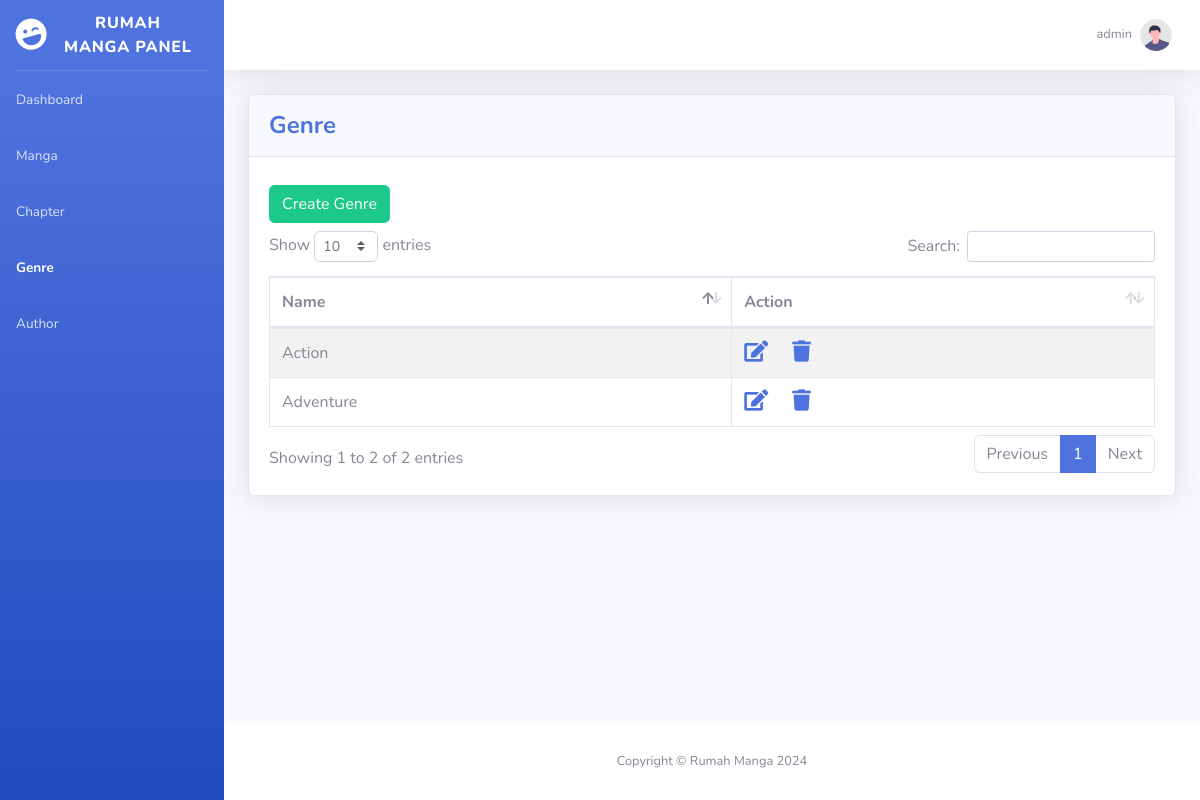
Page /genre.php (signed in) on the earlier database version.
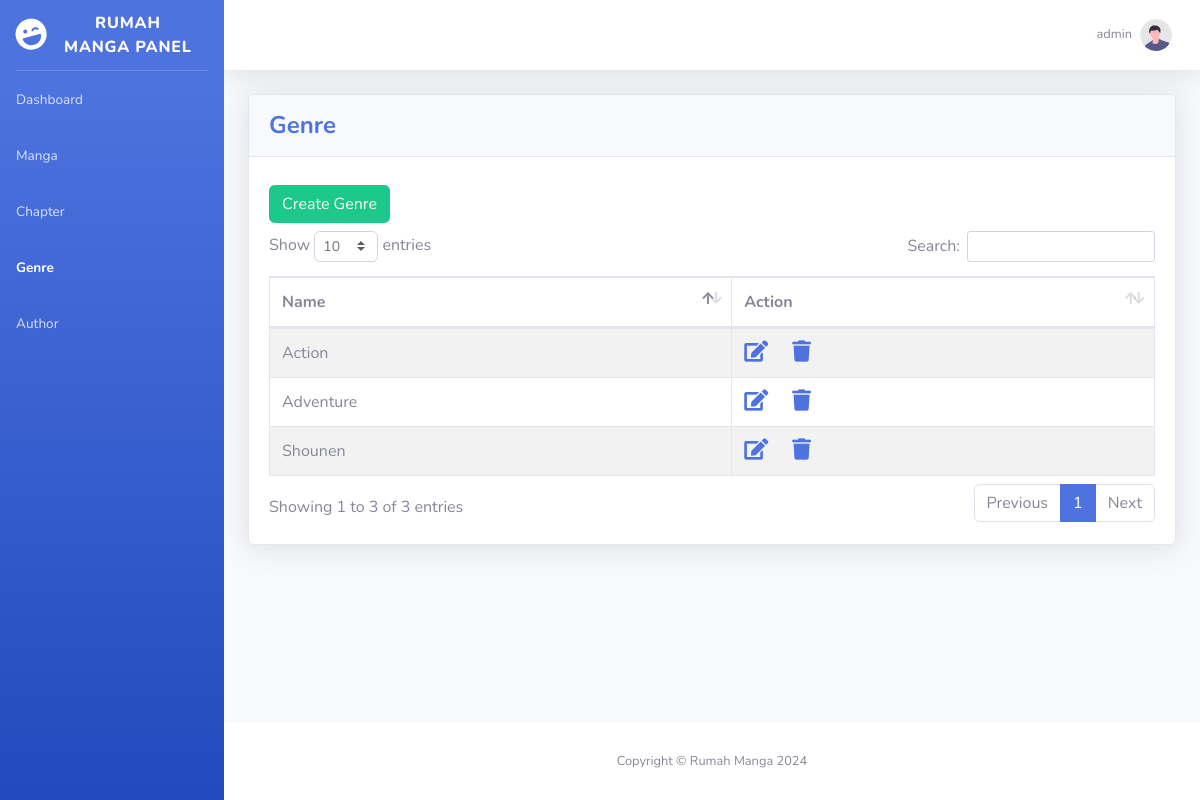
Same page on the later database version.
### tables this page shows
CREATE TABLE "genres" (
	"id"	INTEGER NOT NULL,
	"name"	TEXT NOT NULL,
	PRIMARY KEY("id" AUTOINCREMENT)
);

### layout/nav_links.php (called while the page is built)
<?php
$nav_links = [
    ['url' => 'index.php', 'text' => 'Dashboard'],
    ['url' => 'manga.php', 'text' => 'Manga'],
    ['url'=> 'chapter.php', 'text' => 'Chapter'],
    ['url'=> 'genre.php', 'text' => 'Genre'],
    ['url'=> 'author.php', 'text' => 'Author'],
];
?>

### api/get_genre.php (called while the page is built, shortened)
<?php
include('config/db.php');
if ($_SERVER["REQUEST_METHOD"] == "GET") {
    try{
        $sql = 'SELECT * FROM genres';
        $stmt = $db->query($sql);
        $genres = $stmt->fetchAll();
    } catch(PDOException $e){
        echo "Connection failed: " . $e->getMessage();
    }
}
?>

### genre.php (the view, shortened to what this page needs)
<?php
include('layout/header.php');
require 'api/get_genre.php'
?>
<body id="page-top">
    <?php
     include 'layout/sidebar.php';
    ?>
    <div id="content-wrapper" class="d-flex flex-column">
    <div id="content">
        <?php include 'layout/top_bar.php'?>
        <div class="container-fluid">
            <div class="card shadow mb-4">
                <div class="card-header py-3">
                    <h4 class="m-0 font-weight-bold text-primary">Genre</h4>
                </div>
                <div class="card-body">
                    <a type="button" class="btn btn-success my-2" href="upsert_genre.php">Create Genre</a>
                    <div class="table-responsive">
                        <table class="table table-bordered table-striped" id="dataTable" width="100%" cellspacing="0">
                            <thead>
                                <tr>
                                    <th>Name</th>
                                    <th>Action</th>
                                </tr>
                            </thead>
                            <tbody>
                                <?php foreach($genres as $genre): ?>
                                    <tr>
                                        <td><?php echo htmlspecialchars($genre['name']);?></td>
                                        <td>
                                            <?php echo '<a href="upsert_genre.php?q='.htmlspecialchars($genre['id']).'"><i class="fas fa-lg fa-edit"></i></a>';?>
                                            <?php echo '<a href="#" class="delete-btn" data-secure-id="'.$genre['id'].'"><i class="fas fa-lg fa-trash"></i></a>';?>
                                        </td>
                                    </tr>
                                <?php endforeach; ?>
                            </tbody>
                        </table>
                    </div>
                </div>
            </div>
        </div>
    </div>
    <?php include 'layout/footer.php'?>
    </div>
    </div>
</body>
</html>

### layout/header.php (shortened to what this page needs)
<!DOCTYPE html>
<html lang="en">
<head>
    <link href="vendor/fontawesome-free/css/all.min.css" rel="stylesheet" type="text/css">
    <link href="css/sb-admin-2.min.css" rel="stylesheet">
    <link href="css/custom.css" rel="stylesheet">
    <link href="vendor/datatables/dataTables.bootstrap4.min.css" rel="stylesheet">
    <link href="https://cdn.jsdelivr.net/npm/select2@4.1.0-rc.0/dist/css/select2.min.css" rel="stylesheet" />
</head>

### layout/sidebar.php
<?php
    include 'nav_links.php';
    $current_page = basename($_SERVER['PHP_SELF']);
?>
<div id="wrapper">
    <ul class="navbar-nav bg-gradient-primary sidebar sidebar-dark accordion" id="accordionSidebar">
        <a class="sidebar-brand d-flex align-items-center justify-content-center" href="index.php">
            <div class="sidebar-brand-icon rotate-n-15">
                <i class="fas fa-laugh-wink"></i>
            </div>
            <div class="sidebar-brand-text mx-3">Rumah Manga Panel</div>
        </a>
        <hr class="sidebar-divider my-0">
        <?php foreach ($nav_links as $link): ?>
            <li class="nav-item <?php echo ($current_page == $link['url']) ? 'active' : ''; ?>">
                <a class="nav-link" href="<?php echo $link['url']; ?>" >
                    <span><?php echo $link['text']; ?></span>
                </a>
            </li>
        <?php endforeach; ?>
    </ul>

### layout/top_bar.php (shortened to what this page needs)
<nav class="navbar navbar-expand navbar-light bg-white topbar mb-4 static-top shadow">
    <ul class="navbar-nav ml-auto">
        <li class="nav-item dropdown no-arrow">
            <a class="nav-link dropdown-toggle" href="#" id="userDropdown" role="button"
                data-toggle="dropdown" aria-haspopup="true" aria-expanded="false">
                <span class="mr-2 d-none d-lg-inline text-gray-600 small"><?php echo $_SESSION['username']?></span>
                <img class="img-profile rounded-circle"
                    src="img/undraw_profile.svg">
            </a>
        </li>
    </ul>
</nav>

### layout/footer.php
<footer class="sticky-footer bg-white">
    <div class="container my-auto">
        <div class="copyright text-center my-auto">
            <span>Copyright &copy; Rumah Manga 2024</span>
        </div>
    </div>
</footer>

Differences in the rows shown:
added genres: name "Shounen"
Other differences:
text written by a page script: "Show entries Search: Showing 1 to 2 of 2 entries Previous 1 Next" → "Show entries Search: Showing 1 to 3 of 3 entries Previous 1 Next"
